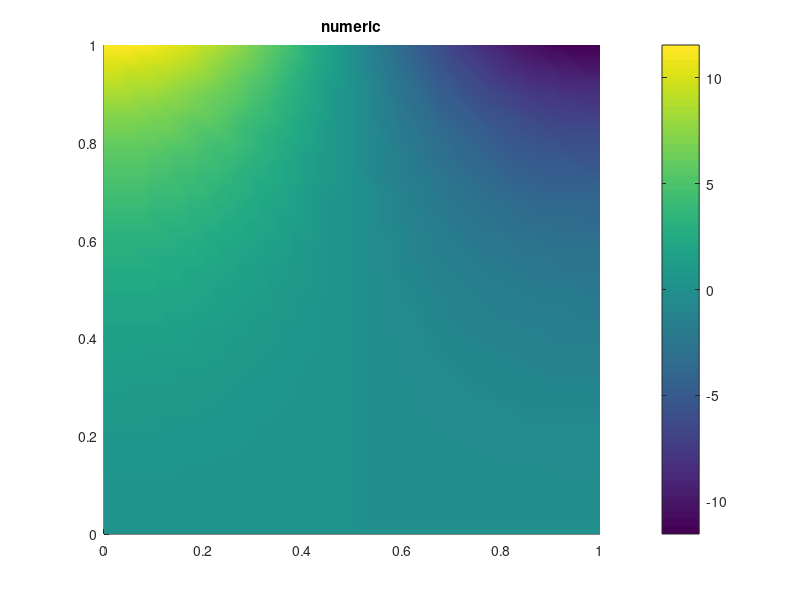
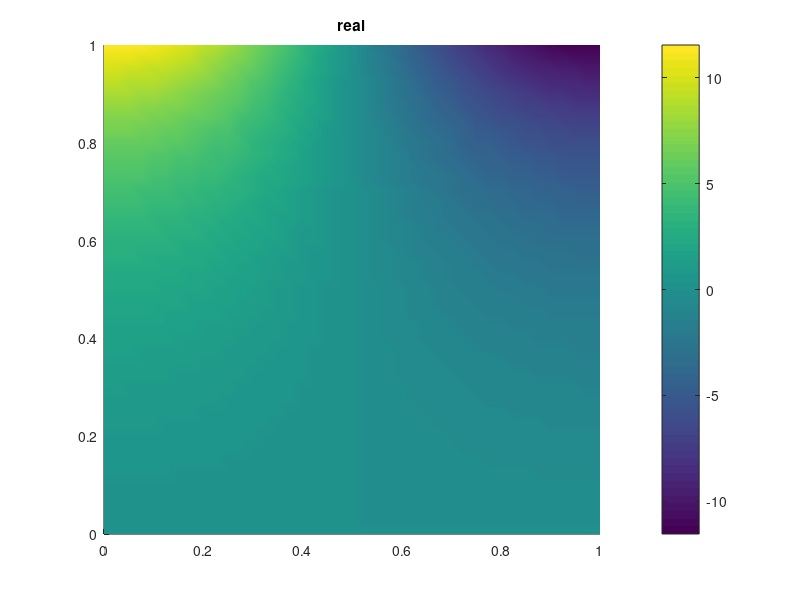

Here is the MATLAB script that generated these plots, in order:
clear;close
load('sol_4.csv')
load('mesh_4.csv')
mesh=mesh_4;
sol = sol_4;
X = mesh(:,1);
Y = mesh(:,2);
l = sqrt(length(sol));
sol = reshape(sol,[l,l]);
X = reshape(X,[l,l]);
Y = reshape(Y,[l,l]);
figure(1)
surf(X,Y,sol)
view(2)
shading interp 
colorbar
title('numeric')


f = cos(pi*X).*sinh(pi*Y);
figure(2)
surf(X,Y,f)
view(2)
shading interp
colorbar
title('real')

